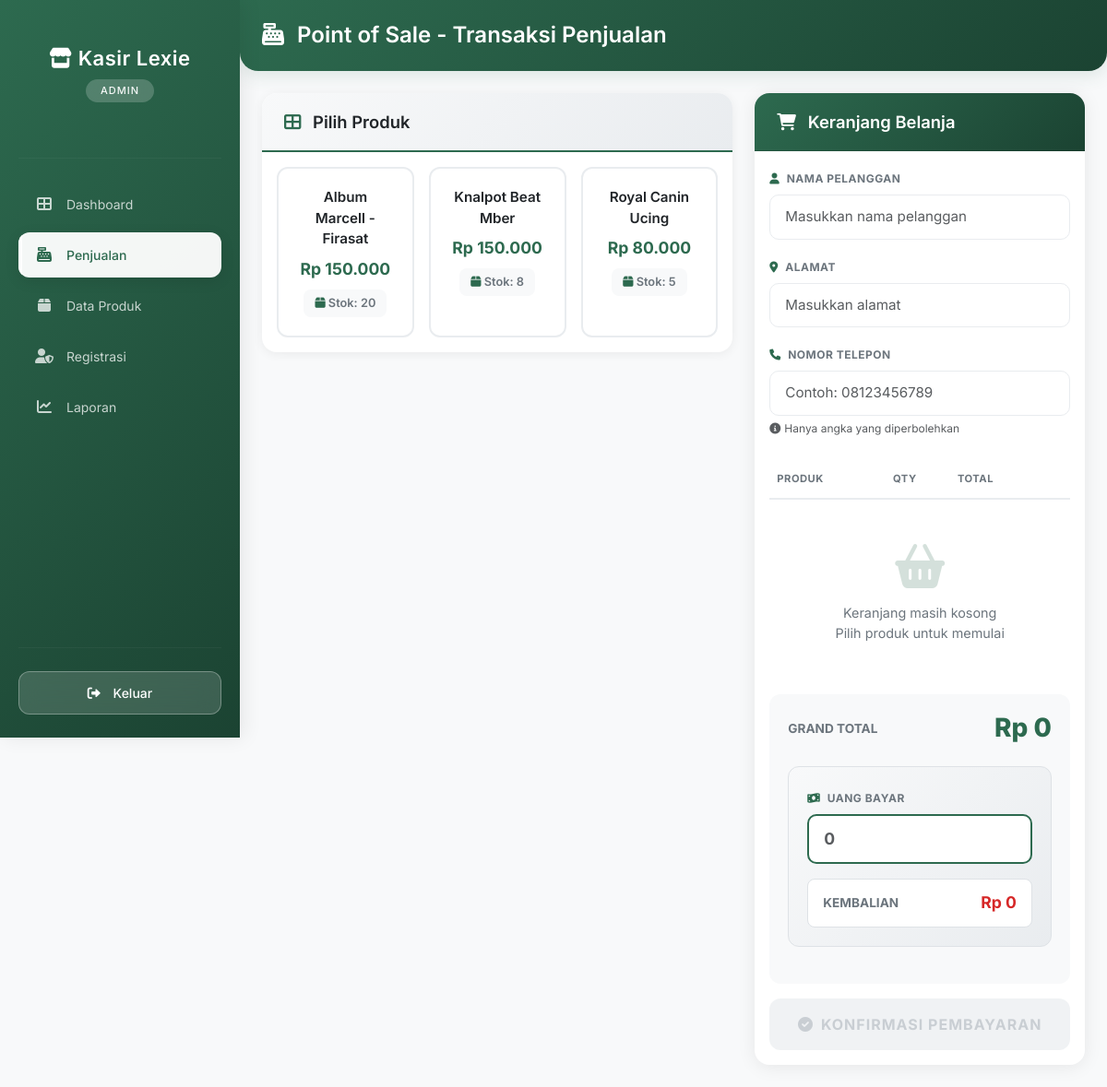
Page /kasir/petugas/penjualan/index.php (signed in) on the committed database.
### tables this page shows
CREATE TABLE `produk` (
  `ProdukID` int(11) NOT NULL,
  `NamaProduk` varchar(255) NOT NULL,
  `Harga` decimal(10,2) NOT NULL,
  `Stok` int(11) NOT NULL
);

### kasir/petugas/penjualan/index.php (the view, shortened to what this page needs)
<?php
include '../../main/connect.php';
?>
<!DOCTYPE html>
<html lang="id">
<head>
    <link href="https://cdn.jsdelivr.net/npm/bootstrap@5.3.0/dist/css/bootstrap.min.css" rel="stylesheet">
    <link rel="stylesheet" href="https://cdnjs.cloudflare.com/ajax/libs/font-awesome/6.0.0/css/all.min.css">
</head>
<body class="bg-light">
    <div class="d-flex">
        <?php include '../../template/sidebar.php'; ?>
        <div class="container-fluid p-0">
            <div class="page-header">
                <div class="container-fluid px-4">
                    <h1>
                        <i class="fas fa-cash-register me-2"></i>
                        Point of Sale - Transaksi Penjualan
                    </h1>
                </div>
            </div>
            <div class="container-fluid px-4 pb-4">
                <div class="row">
                    <div class="col-lg-7 mb-4">
                        <div class="card product-grid-card">
                            <div class="card-header">
                                <h5 class="card-title">
                                    <i class="fas fa-th-large me-2"></i>
                                    Pilih Produk
                                </h5>
                            </div>
                            <div class="card-body product-scroll" style="max-height: 75vh; overflow-y: auto;">
                                <div class="row g-3">
                                    <?php
                                    $sql = mysqli_query($conn, "SELECT * FROM produk WHERE Stok > 0 ORDER BY NamaProduk ASC");
                                    while($p = mysqli_fetch_array($sql)){
                                    ?>
                                    <div class="col-6 col-md-4 col-lg-4">
                                        <div class="product-item" onclick="tambahItem('<?= $p['ProdukID'] ?>', '<?= addslashes($p['NamaProduk']) ?>', '<?= $p['Harga'] ?>', '<?= $p['Stok'] ?>')">
                                            <div class="product-name"><?= $p['NamaProduk'] ?></div>
                                            <div class="product-price">Rp <?= number_format($p['Harga'], 0, ',', '.') ?></div>
                                            <span class="stock-badge">
                                                <i class="fas fa-box"></i> Stok: <?= $p['Stok'] ?>
                                            </span>
                                        </div>
                                    </div>
                                    <?php } ?>
                                </div>
                            </div>
                        </div>
                    </div>
                    <div class="col-lg-5">
                        <div class="card cart-card">
                            <div class="card-header">
                                <h5>
                                    <i class="fas fa-shopping-cart me-2"></i>
                                    Keranjang Belanja
                                </h5>
                            </div>
                            <div class="card-body">
                                <form action="proses_simpan.php" method="POST" id="formTransaksi">
                                    <div class="mb-3">
                                        <label class="form-label-custom">
                                            <i class="fas fa-user"></i> Nama Pelanggan
                                        </label>
                                        <input type="text"
                                               name="NamaPelanggan"
                                               class="form-control form-control-custom"
                                               placeholder="Masukkan nama pelanggan"
                                               required>
                                    </div>
                                    <div class="mb-3">
                                        <label class="form-label-custom">
                                            <i class="fas fa-map-marker-alt"></i> Alamat
                                        </label>
                                        <input type="text"
                                               name="Alamat"
                                               class="form-control form-control-custom"
                                               placeholder="Masukkan alamat"
                                               required>
                                    </div>
                                    <div class="mb-3">
                                        <label class="form-label-custom">
                                            <i class="fas fa-phone"></i> Nomor Telepon
                                        </label>
                                        <input type="text"
                                               name="NomorTelepon"
                                               id="nomorTelepon"
                                               class="form-control form-control-custom"
                                               placeholder="Contoh: 08123456789"
                                               pattern="[0-9]+"
                                               maxlength="15"
                                               required>
                                        <small class="text-muted" style="font-size: 0.75rem;">
                                            <i class="fas fa-info-circle me-1"></i>Hanya angka yang diperbolehkan
                                        </small>
                                    </div>
                                    <div class="cart-table">
                                        <table class="table table-sm" id="tabelPesanan">
                                            <thead>
                                                <tr>
                                                    <th>Produk</th>
                                                    <th width="70">Qty</th>
                                                    <th width="90">Total</th>
                                                    <th width="40"></th>
                                                </tr>
                                            </thead>
                                        </table>
                                        <div id="emptyCart" class="empty-cart">
                                            <i class="fas fa-shopping-basket"></i>
                                            <p>Keranjang masih kosong<br>Pilih produk untuk memulai</p>
                                        </div>
                                    </div>
                                    <div class="total-section">
                                        <div class="grand-total">
                                            <span>Grand Total</span>
                                            <h3 id="totalHarga">Rp 0</h3>
                                        </div>
                                        <div class="payment-box">
                                            <label class="form-label-custom">
                                                <i class="fas fa-money-bill-wave"></i> Uang Bayar
                                            </label>
                                            <input type="number"
                                                   id="uangBayar"
                                                   class="form-control payment-input"
                                                   placeholder="0"
                                                   oninput="hitungKembalian()">
                                            <div class="change-display">
                                                <span>Kembalian</span>
                                                <span id="textKembalian">Rp 0</span>
                                            </div>
                                        </div>
                                    </div>
                                    <button type="submit" class="btn btn-submit" id="btnBayar" disabled>
                                        <i class="fas fa-check-circle me-2"></i>Konfirmasi Pembayaran
                                    </button>
                                </form>
                            </div>
                        </div>
                    </div>
                </div>
            </div>
        </div>
    </div>
</body>
</html>

### kasir/petugas/penjualan/index.php (style rules this page uses)
* { font-family: 'Inter', sans-serif; }
body { background: #f8f9fa; }
.page-header { background: linear-gradient(135deg, #2d6a4f 0%, #1b4332 100%); color: white; padding: 1.5rem 0; margin-bottom: 1.5rem; border-radius: 0 0 20px 20px; box-shadow: 0 4px 20px rgba(45, 106, 79, 0.15); }
.page-header h1 { font-weight: 600; font-size: 1.5rem; margin: 0; }
.product-grid-card { background: white; border-radius: 16px; border: none; box-shadow: 0 2px 12px rgba(0, 0, 0, 0.06); margin-bottom: 1.5rem; }
.product-grid-card .card-header { background: linear-gradient(135deg, #f8f9fa 0%, #e9ecef 100%); border-bottom: 2px solid #2d6a4f; padding: 1.25rem 1.5rem; border-radius: 16px 16px 0 0; }
.card-title { font-size: 1.15rem; font-weight: 600; margin: 0; color: #212529; }
.card-title i { color: #2d6a4f; }
.product-item { background: white; border: 2px solid #e9ecef; border-radius: 12px; padding: 1.25rem; text-align: center; cursor: pointer; transition: all 0.3s ease; height: 100%; position: relative; overflow: hidden; }
.product-item::before { content: ''; position: absolute; top: 0; left: 0; right: 0; height: 4px; background: linear-gradient(135deg, #2d6a4f 0%, #1b4332 100%); transform: scaleX(0); transition: transform 0.3s ease; }
.product-name { font-size: 0.95rem; font-weight: 600; color: #212529; margin-bottom: 0.5rem; min-height: 40px; display: flex; align-items: center; justify-content: center; }
.product-price { font-size: 1.1rem; font-weight: 700; color: #2d6a4f; margin-bottom: 0.5rem; }
.stock-badge { display: inline-block; background: #f8f9fa; padding: 0.35rem 0.75rem; border-radius: 8px; font-size: 0.8rem; font-weight: 600; color: #6c757d; }
.stock-badge i { color: #2d6a4f; }
.cart-card { background: white; border-radius: 16px; border: none; box-shadow: 0 2px 20px rgba(0, 0, 0, 0.08); position: sticky; top: 20px; }
.cart-card .card-header { background: linear-gradient(135deg, #2d6a4f 0%, #1b4332 100%); color: white; padding: 1.25rem 1.5rem; border-radius: 16px 16px 0 0; }
.cart-card .card-header h5 { margin: 0; font-weight: 600; font-size: 1.15rem; }
.form-label-custom { font-size: 0.75rem; font-weight: 700; color: #6c757d; text-transform: uppercase; letter-spacing: 0.5px; margin-bottom: 0.5rem; }
.form-label-custom i { color: #2d6a4f; margin-right: 0.25rem; }
.form-control-custom { border: 1.5px solid #e9ecef; border-radius: 10px; padding: 0.75rem 1rem; font-size: 0.95rem; transition: all 0.3s ease; }
.cart-table { margin: 1.5rem 0; }
.cart-table thead th { font-size: 0.7rem; font-weight: 700; text-transform: uppercase; letter-spacing: 0.5px; color: #6c757d; border-bottom: 2px solid #e9ecef; padding: 0.75rem 0.5rem; }
.total-section { background: #f8f9fa; padding: 1.25rem; border-radius: 12px; margin-bottom: 1rem; }
.grand-total { display: flex; justify-content: space-between; align-items: center; margin-bottom: 1.5rem; }
.grand-total span { font-size: 0.85rem; font-weight: 700; color: #6c757d; text-transform: uppercase; }
.grand-total h3 { font-size: 1.75rem; font-weight: 800; color: #2d6a4f; margin: 0; }
.payment-box { background: linear-gradient(135deg, #f8f9fa 0%, #e9ecef 100%); padding: 1.25rem; border-radius: 12px; margin-bottom: 1.25rem; border: 1px solid #dee2e6; }
.payment-input { border: 2px solid #2d6a4f; border-radius: 10px; padding: 0.75rem 1rem; font-size: 1.1rem; font-weight: 700; color: #2d6a4f; margin-bottom: 1rem; }
.change-display { display: flex; justify-content: space-between; align-items: center; padding: 0.75rem 1rem; background: white; border-radius: 8px; border: 1px solid #dee2e6; }
.change-display span:first-child { font-size: 0.85rem; font-weight: 700; color: #6c757d; text-transform: uppercase; }
.change-display span:last-child { font-size: 1.1rem; font-weight: 700; color: #d62828; }
.btn-submit { background: linear-gradient(135deg, #52b788 0%, #40916c 100%); color: white; border: none; border-radius: 12px; padding: 1rem; font-size: 1rem; font-weight: 700; text-transform: uppercase; letter-spacing: 1px; transition: all 0.3s ease; width: 100%; }
.btn-submit:disabled { background: #e9ecef; color: #adb5bd; cursor: not-allowed; }
.empty-cart { text-align: center; padding: 2rem 1rem; color: #6c757d; }
.empty-cart i { font-size: 3rem; margin-bottom: 1rem; opacity: 0.2; color: #2d6a4f; }
.empty-cart p { margin: 0; font-size: 0.9rem; }

### kasir/template/sidebar.php (style rules this page uses)
* { font-family: 'Inter', sans-serif; }

### rows in the picture
produk: NamaProduk "Album Marcell - Firasat", Harga "150.000", Stok "20"
produk: NamaProduk "Knalpot Beat Mber", Harga "150.000", Stok "8"
produk: NamaProduk "Royal Canin Ucing", Harga "80.000", Stok "5"

### other values in the picture
$_SESSION['role'] "ADMIN"
